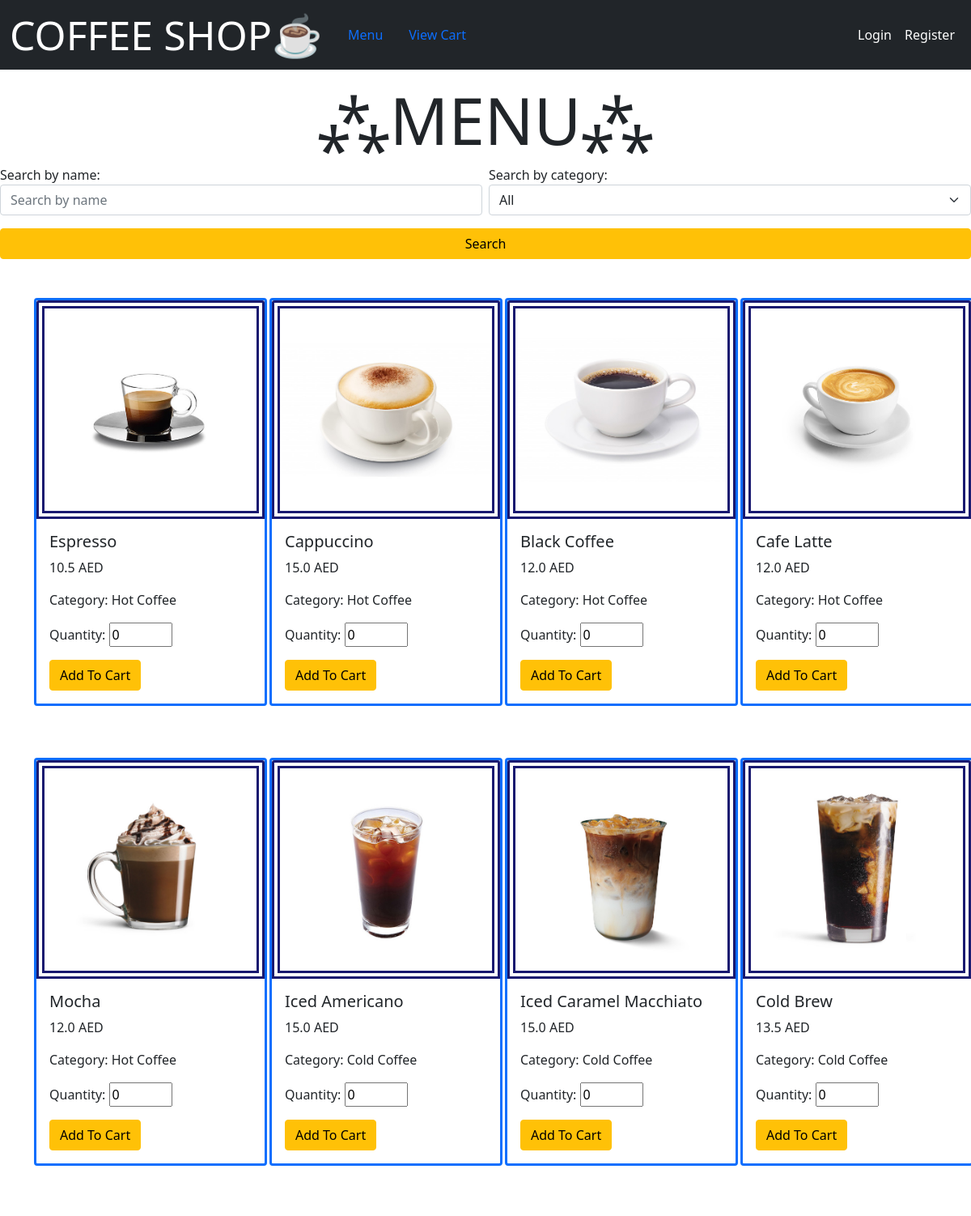
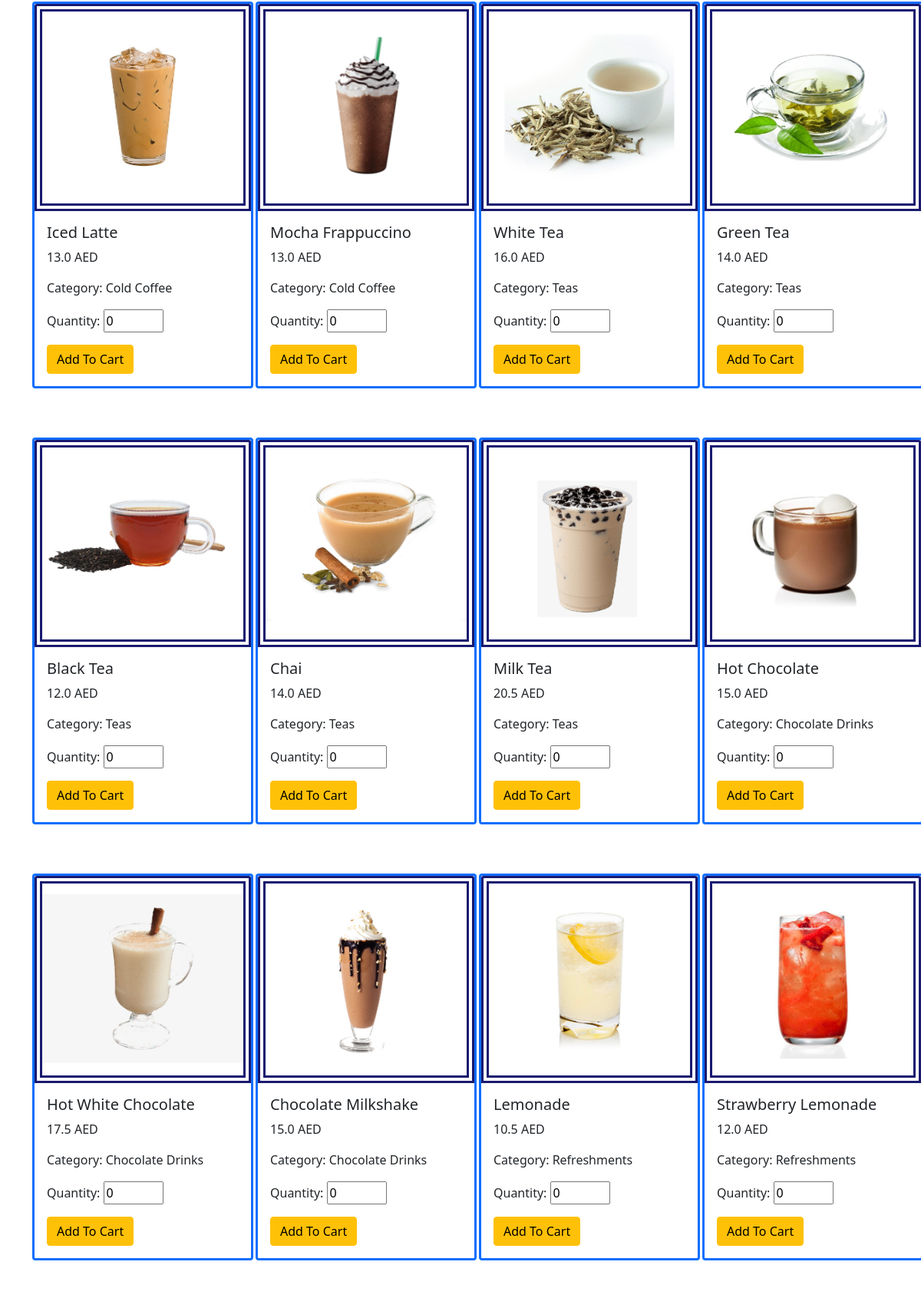
The page / (upper part) on the database its author committed (2 pictures, top to bottom).
### coffeeapp/models.py (models this page shows, shortened)
class Item(models.Model):
    ItemName = models.CharField(max_length=30, unique=True)
    image = models.ImageField(default = "")
    category = models.ForeignKey(Category, on_delete=models.CASCADE)
    ItemPrice = models.FloatField()
    quantity_sold = models.IntegerField(default=0) #total quantity sold

class Category(models.Model): #categories a separate table
    name = models.CharField(max_length=20)
    def __str__(self):
        return f"{self.name}"

### coffeeapp/views.py (the view, shortened to what this page needs)
# urls.py: path('',views.index, name='index'),
def index(request): #home page
    context = {
        'items': Item.objects.all(),
        'categories': Category.objects.all(),
    }
    return render(request, 'coffeeapp/index.html', context)

### coffeeapp/templates/coffeeapp/index.html (shortened to what this page needs)
{% extends 'coffeeapp/base.html' %}
{% block content %}
<h1 class="display-1" style="text-align: center">⁂MENU⁂</h1>
<form action="{% url 'searchresults' %}" method="get">
    <div class="row g-2">
      <div class="col-md">
        Search by name:
          <div class="input-group mb-3">
            <input type="text" class="form-control" id="floatingInput" name="name" placeholder="Search by name" aria-describedby="basic-addon1">
          </div>
      </div>
      <div class="col-md">
        Search by category:
        <select name="cat" class="form-select mb-3">
          <option value="All">All</option>
        </select>
      </div>
    </div>
    <div class="d-grid gap-2">
        <button type="submit" class="btn btn-warning btn-block">Search</button></div>
</form>
<br/>
<br/>
{% if items.count == 0 %}
        No items found
{% else %}
    <form action="{% url 'index' %}" method="post">
    <div class="container">
        <div class="row row-cols-1 row-cols-md-4 g-5">
            {% for item in items %}
                <div class="col">
                <div class="card border-primary mb-3" style="border-width: 3px; width: 18rem;">
                  <img style="border: 10px double midnightblue;" height="270px" width="150px" src="{{ item.image.url }}" class="card-img-top" alt="img">
                  <div class="card-body">
                    <h5 class="card-title">{{ item.ItemName }}</h5>
                    <p class="card-text">{{ item.ItemPrice }} AED</p>
                    <p class="card-text">Category: {{ item.category }}</p>
                    <p class="card-text"> Quantity: <input type="number" max="4" min="0" value="0" name="q{{ item.id }}"></p>
                      <div class="mx-auto"><button class="btn btn-warning btn-block" name="addToCart{{ item.id }}" value="{{ item.id }}">Add To Cart</button></div>
                  </div>
                </div>
                </div>
            {% endfor %}
        </div>
    </div>
    </form>
{% endif %}
{% endblock %}

### coffeeapp/templates/coffeeapp/base.html (shortened to what this page needs)
<!DOCTYPE html>
<html lang="en">
<head>
  <link href="https://cdn.jsdelivr.net/npm/bootstrap@5.0.0/dist/css/bootstrap.min.css" rel="stylesheet"
>
</head>
<body>
  <nav class="navbar fixed-top navbar-expand-lg navbar-dark bg-dark">
    <div class="container-fluid">
      <span class="navbar-brand mb-0 h1" style="font-size: 50px;">COFFEE SHOP☕</span>
      <div class="collapse navbar-collapse" id="navbarSupportedContent">
        <ul class="nav justify-content">
          <li class="nav-item">
            <a class="nav-link active" aria-current="page" href="{% url 'index' %}">Menu</a>
          </li>
          <li class="nav-item">
            <a class="nav-link active" aria-current="page" href="{% url 'cart' %}">View Cart</a>
          </li>
        </ul>
        <ul class="navbar-nav ms-auto">
          {% if request.user.is_authenticated %}
          <li class="nav-item">
            <a class="nav-link active" aria-current="page" href="{% url 'logout' %}">Logout</a>
          </li>
          {% else %}
          <li class="nav-item">
            <a class="nav-link active" aria-current="page" href="{% url 'login' %}">Login</a>
          </li>
          <li class="nav-item">
            <a class="nav-link active" aria-current="page" href="{% url 'signup' %}">Register</a>
          </li>
          {% endif %}
        </ul>
      </div>
    </div>
  </nav>
  <div id="content" , name="content" , class="main">
    {% block content %}
    {% endblock %}
  </div>
</body>
</html>

### coffeeapp/templates/coffeeapp/base.html (style rules this page uses)
.main { padding-top: 100px; height: 100%; }

### rows shown on the page
Item: image (picture), ItemName "Espresso", ItemPrice "10.5", category "Hot Coffee", {{ item.id }} 1 (drawn)
Item: image (picture), ItemName "Cappuccino", ItemPrice "15.0", category "Hot Coffee", {{ item.id }} 2 (drawn)
Item: image (picture), ItemName "Black Coffee", ItemPrice "12.0", category "Hot Coffee", {{ item.id }} 3 (drawn)
Item: image (picture), ItemName "Cafe Latte", ItemPrice "12.0", category "Hot Coffee", {{ item.id }} 4 (drawn)
Item: image (picture), ItemName "Mocha", ItemPrice "12.0", category "Hot Coffee", {{ item.id }} 5 (drawn)
Item: image (picture), ItemName "Iced Americano", ItemPrice "15.0", category "Cold Coffee", {{ item.id }} 6 (drawn)
Item: image (picture), ItemName "Iced Caramel Macchiato", ItemPrice "15.0", category "Cold Coffee", {{ item.id }} 7 (drawn)
Item: image (picture), ItemName "Cold Brew", ItemPrice "13.5", category "Cold Coffee", {{ item.id }} 8 (drawn)
Item: image (picture), ItemName "Iced Latte", ItemPrice "13.0", category "Cold Coffee", {{ item.id }} 9 (drawn)
Item: image (picture), ItemName "Mocha Frappuccino", ItemPrice "13.0", category "Cold Coffee", {{ item.id }} 10 (drawn)
Item: image (picture), ItemName "White Tea", ItemPrice "16.0", category "Teas", {{ item.id }} 11 (drawn)
Item: image (picture), ItemName "Green Tea", ItemPrice "14.0", category "Teas", {{ item.id }} 12 (drawn)
Item: image (picture), ItemName "Black Tea", ItemPrice "12.0", category "Teas", {{ item.id }} 13 (drawn)
Item: image (picture), ItemName "Chai", ItemPrice "14.0", category "Teas", {{ item.id }} 14 (drawn)
Item: image (picture), ItemName "Milk Tea", ItemPrice "20.5", category "Teas", {{ item.id }} 15 (drawn)
Item: image (picture), ItemName "Hot Chocolate", ItemPrice "15.0", category "Chocolate Drinks", {{ item.id }} 16 (drawn)
Item: image (picture), ItemName "Hot White Chocolate", ItemPrice "17.5", category "Chocolate Drinks", {{ item.id }} 17 (drawn)
Item: image (picture), ItemName "Chocolate Milkshake", ItemPrice "15.0", category "Chocolate Drinks", {{ item.id }} 18 (drawn)
Item: image (picture), ItemName "Lemonade", ItemPrice "10.5", category "Refreshments", {{ item.id }} 19 (drawn)
Item: image (picture), ItemName "Strawberry Lemonade", ItemPrice "12.0", category "Refreshments", {{ item.id }} 20 (drawn)
